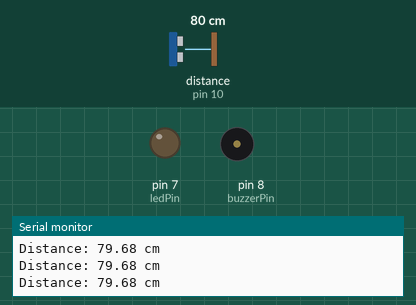
Bench run of a sketch on a simulated Arduino Uno, built with avr-gcc and run on an emulated ATmega328P. Shown: output pins drawn as LEDs (lit = HIGH), buzzer (waves = sounding, pin HIGH), the last lines printed to the serial monitor. Wiring (inferred from the names in the program): ultrasonic range finder: trigger pin 9; echo pin 10. Inputs (shaded band) come from the test bench; at power-on: distance to the obstacle (sensor on pin 10) 80 cm. The echo pulse lasts 58.3 µs per cm; pins used as bus, display or sensor lines are not drawn.

Above: at 1.3 s.
1.4 s: distance to the obstacle (sensor on pin 10) set to 22 cm
2.9 s: distance to the obstacle (sensor on pin 10) set to 19 cm
At 3.4 s:
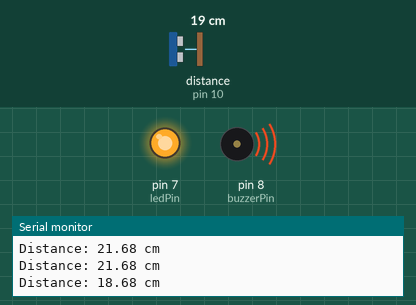
4.5 s: distance to the obstacle (sensor on pin 10) set to 35 cm
At 4.8 s:
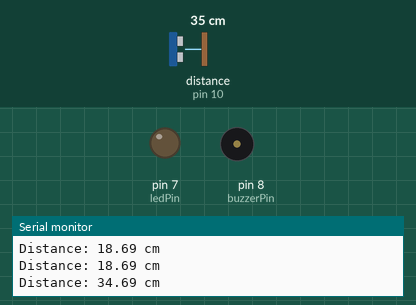
6.0 s: distance to the obstacle (sensor on pin 10) set to 2 cm
At 7.4 s:
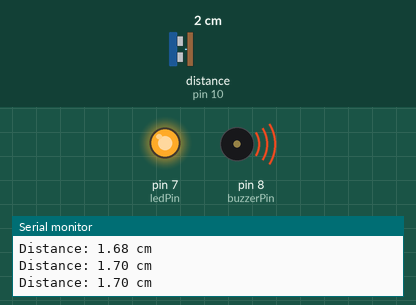
Timing chart, 0 to 8.5 s (numbered marks = the images above; inputs shaded):
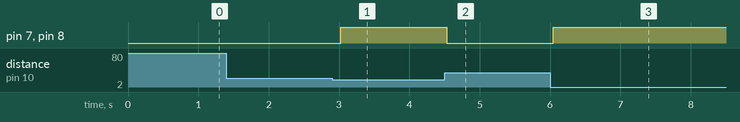

Measured:
- the behaviour switches between 21 and 20 cm on distance to the obstacle (sensor on pin 10) (found by bisection; images 0 and 1)
- after the input at 2.9 s, pin 7 (ledPin), pin 8 (buzzerPin): LOW → HIGH after 0.13 s
- after the input at 4.5 s, pin 7 (ledPin), pin 8 (buzzerPin): HIGH → LOW at once
- after the input at 6.0 s, pin 7 (ledPin), pin 8 (buzzerPin): LOW → HIGH at once

The sketch:

UltrasonicSensorDistance.ino
```cpp
// Define the pins for the HC-SR04 sensor and LED
const int trigPin = 9;
const int echoPin = 10;
const int ledPin = 7;
const int buzzerPin = 8;

void setup() {
  // Start the serial communication
  Serial.begin(9600);

  // Set the trigPin as an OUTPUT
  pinMode(trigPin, OUTPUT);

  // Set the echoPin as an INPUT
  pinMode(echoPin, INPUT);

  // Set the ledPin as an OUTPUT
  pinMode(ledPin, OUTPUT);
  pinMode(buzzerPin, OUTPUT);
}

void loop() {
  // Clear the trigPin
  digitalWrite(trigPin, LOW);
  delayMicroseconds(2);

  // Set the trigPin HIGH for 10 microseconds
  digitalWrite(trigPin, HIGH);
  delayMicroseconds(10);
  digitalWrite(trigPin, LOW);

  // Read the echoPin, returns the sound wave travel time in microseconds
  long duration = pulseIn(echoPin, HIGH);

  // Calculate the distance in cm (speed of sound is 34300 cm/s)
  // Distance = (duration / 2) * speed of sound
  // Since the sound travels to the object and back, we divide by 2
  float distance = (duration * 0.0343) / 2;

  // Print the distance to the Serial Monitor
  Serial.print("Distance: ");
  Serial.print(distance);
  Serial.println(" cm");

  // Turn on the LED if the distance is less than 10 cm
  if (distance < 20) {
    digitalWrite(ledPin, HIGH); // Turn on LED
    digitalWrite(buzzerPin, HIGH);
  } else {
    digitalWrite(ledPin, LOW); // Turn off LED
    digitalWrite(buzzerPin, LOW);
  }

  // Wait for a short period before the next measurement
  delay(500);
}
```
